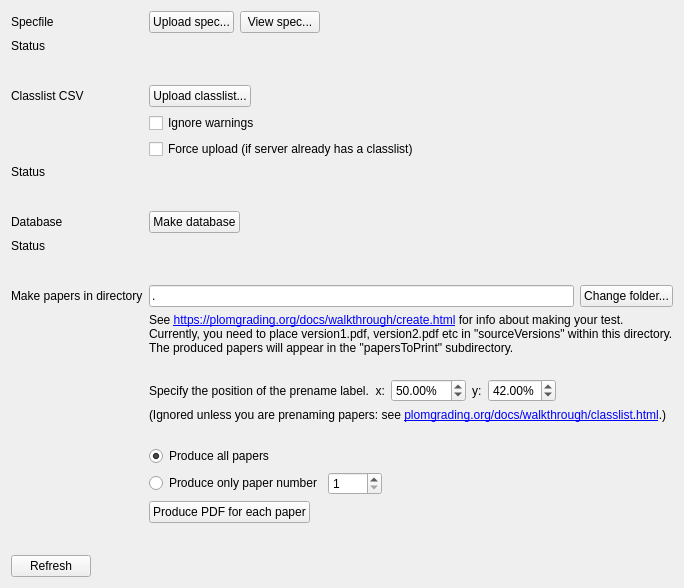
     <widget class="QWidget" name="configTab">
      <attribute name="title">
       <string>Configure server</string>
      </attribute>
      <layout class="QFormLayout" name="formLayout">
       <item row="6" column="0">
        <widget class="QLabel" name="label_19">
         <property name="text">
          <string>Status</string>
         </property>
        </widget>
       </item>
       <item row="6" column="1">
        <widget class="QLabel" name="statusSpecLabel">
         <property name="text">
          <string/>
         </property>
        </widget>
       </item>
       <item row="8" column="1">
        <spacer name="verticalSpacer_12">
         <property name="orientation">
          <enum>Qt::Orientation::Vertical</enum>
         </property>
         <property name="sizeHint" stdset="0">
          <size>
           <width>20</width>
           <height>20</height>
          </size>
         </property>
        </spacer>
       </item>
       <item row="13" column="0">
        <widget class="QLabel" name="label_21">
         <property name="text">
          <string>Status</string>
         </property>
        </widget>
       </item>
       <item row="13" column="1">
        <widget class="QLabel" name="statusClasslistLabel">
         <property name="text">
          <string/>
         </property>
        </widget>
       </item>
       <item row="16" column="1">
        <spacer name="verticalSpacer_13">
         <property name="orientation">
          <enum>Qt::Orientation::Vertical</enum>
         </property>
         <property name="sizeHint" stdset="0">
          <size>
           <width>20</width>
           <height>20</height>
          </size>
         </property>
        </spacer>
       </item>
       <item row="17" column="0">
        <widget class="QLabel" name="label_15">
         <property name="text">
          <string>Database</string>
         </property>
        </widget>
       </item>
       <item row="17" column="1">
        <widget class="QFrame" name="frame_9">
         <layout class="QHBoxLayout" name="horizontalLayout_29">
          <property name="leftMargin">
           <number>0</number>
          </property>
          <property name="topMargin">
           <number>0</number>
          </property>
          <property name="rightMargin">
           <number>0</number>
          </property>
          <property name="bottomMargin">
           <number>0</number>
          </property>
          <item>
           <widget class="QPushButton" name="makeDatabaseButton">
            <property name="text">
             <string>Make database</string>
            </property>
           </widget>
          </item>
          <item>
           <spacer name="horizontalSpacer_22">
            <property name="orientation">
             <enum>Qt::Orientation::Horizontal</enum>
            </property>
            <property name="sizeHint" stdset="0">
             <size>
              <width>40</width>
              <height>20</height>
             </size>
            </property>
           </spacer>
          </item>
         </layout>
        </widget>
       </item>
       <item row="19" column="0">
        <widget class="QLabel" name="label_18">
         <property name="text">
          <string>Status</string>
         </property>
        </widget>
       </item>
       <item row="19" column="1">
        <widget class="QLabel" name="statusDatabaseLabel">
         <property name="text">
          <string/>
         </property>
        </widget>
       </item>
       <item row="20" column="1">
        <spacer name="verticalSpacer_14">
         <property name="orientation">
          <enum>Qt::Orientation::Vertical</enum>
         </property>
         <property name="sizeHint" stdset="0">
          <size>
           <width>20</width>
           <height>20</height>
          </size>
         </property>
        </spacer>
       </item>
       <item row="22" column="0">
        <widget class="QLabel" name="label_16">
         <property name="text">
          <string>Make papers in directory</string>
         </property>
        </widget>
       </item>
       <item row="22" column="1">
        <widget class="QFrame" name="frame_5">
         <layout class="QHBoxLayout" name="horizontalLayout_10" stretch="1,0">
          <property name="leftMargin">
           <number>0</number>
          </property>
          <property name="topMargin">
           <number>0</number>
          </property>
          <property name="rightMargin">
           <number>0</number>
          </property>
          <property name="bottomMargin">
           <number>0</number>
          </property>
          <item>
           <widget class="QLineEdit" name="makePapersFolderLineEdit">
            <property name="text">
             <string>.</string>
            </property>
           </widget>
          </item>
          <item>
           <widget class="QPushButton" name="makePapersFolderButton">
            <property name="text">
             <string>Change folder...</string>
            </property>
           </widget>
          </item>
         </layout>
        </widget>
       </item>
       <item row="23" column="1">
        <widget class="QLabel" name="label_17">
         <property name="sizePolicy">
          <sizepolicy hsizetype="Preferred" vsizetype="Minimum">
           <horstretch>0</horstretch>
           <verstretch>0</verstretch>
          </sizepolicy>
         </property>
         <property name="text">
          <string>&lt;p&gt;
See &lt;a href=&quot;https://plomgrading.org/docs/walkthrough/create.html&quot;&gt;https://plomgrading.org/docs/walkthrough/create.html&lt;/a&gt; for info about making your test.&lt;br /&gt;
Currently, you need to place version1.pdf, version2.pdf etc in &quot;sourceVersions&quot; within this directory.&lt;br /&gt;
The produced papers will appear in the &quot;papersToPrint&quot; subdirectory.&lt;/p&gt;</string>
         </property>
        </widget>
       </item>
       <item row="25" column="1">
        <widget class="QFrame" name="frame_6">
         <layout class="QHBoxLayout" name="horizontalLayout_27">
          <property name="leftMargin">
           <number>0</number>
          </property>
          <property name="topMargin">
           <number>0</number>
          </property>
          <property name="rightMargin">
           <number>0</number>
          </property>
          <property name="bottomMargin">
           <number>0</number>
          </property>
          <item>
           <widget class="QLabel" name="label_20">
            <property name="text">
             <string>Specify the position of the prename label.  x:</string>
            </property>
           </widget>
          </item>
          <item>
           <widget class="QDoubleSpinBox" name="makePapersXPosSpinBox">
            <property name="suffix">
             <string>%</string>
            </property>
            <property name="maximum">
             <double>100.000000000000000</double>
            </property>
            <property name="singleStep">
             <double>0.100000000000000</double>
            </property>
            <property name="value">
             <double>50.000000000000000</double>
            </property>
           </widget>
          </item>
          <item>
           <widget class="QLabel" name="label_22">
            <property name="text">
             <string>y:</string>
            </property>
           </widget>
          </item>
          <item>
           <widget class="QDoubleSpinBox" name="makePapersYPosSpinBox">
            <property name="suffix">
             <string>%</string>
            </property>
            <property name="value">
             <double>42.000000000000000</double>
            </property>
           </widget>
          </item>
          <item>
           <spacer name="horizontalSpacer_21">
            <property name="orientation">
             <enum>Qt::Orientation::Horizontal</enum>
            </property>
            <property name="sizeHint" stdset="0">
             <size>
              <width>40</width>
              <height>20</height>
             </size>
            </property>
           </spacer>
          </item>
         </layout>
        </widget>
       </item>
       <item row="28" column="1">
        <widget class="QFrame" name="frame_7">
         <layout class="QGridLayout" name="gridLayout_5">
          <property name="leftMargin">
           <number>0</number>
          </property>
          <property name="topMargin">
           <number>0</number>
          </property>
          <property name="rightMargin">
           <number>0</number>
          </property>
          <property name="bottomMargin">
           <number>0</number>
          </property>
          <item row="2" column="1">
           <widget class="QSpinBox" name="makePapersWhichSpinBox">
            <property name="minimum">
             <number>1</number>
            </property>
            <property name="maximum">
             <number>9999</number>
            </property>
           </widget>
          </item>
          <item row="2" column="0">
           <widget class="QRadioButton" name="radioButtonProduceOne">
            <property name="text">
             <string>Produce only paper number</string>
            </property>
           </widget>
          </item>
          <item row="2" column="2">
           <spacer name="horizontalSpacer_20">
            <property name="orientation">
             <enum>Qt::Orientation::Horizontal</enum>
            </property>
            <property name="sizeHint" stdset="0">
             <size>
              <width>40</width>
              <height>20</height>
             </size>
            </property>
           </spacer>
          </item>
          <item row="1" column="0">
           <widget class="QRadioButton" name="radioButtonProduceAll">
            <property name="text">
             <string>Produce all papers</string>
            </property>
            <property name="checked">
             <bool>true</bool>
            </property>
           </widget>
          </item>
         </layout>
        </widget>
       </item>
       <item row="29" column="1">
        <widget class="QFrame" name="frame_8">
         <layout class="QHBoxLayout" name="horizontalLayout_28">
          <property name="leftMargin">
           <number>0</number>
          </property>
          <property name="topMargin">
           <number>0</number>
          </property>
          <property name="rightMargin">
           <number>0</number>
          </property>
          <property name="bottomMargin">
           <number>0</number>
          </property>
          <item>
           <widget class="QPushButton" name="makePapersButton">
            <property name="text">
             <string>Produce PDF for each paper</string>
            </property>
           </widget>
          </item>
          <item>
           <spacer name="horizontalSpacer_19">
            <property name="orientation">
             <enum>Qt::Orientation::Horizontal</enum>
            </property>
            <property name="sizeHint" stdset="0">
             <size>
              <width>40</width>
              <height>20</height>
             </size>
            </property>
           </spacer>
          </item>
         </layout>
        </widget>
       </item>
       <item row="31" column="1">
        <spacer name="verticalSpacer_15">
         <property name="orientation">
          <enum>Qt::Orientation::Vertical</enum>
         </property>
         <property name="sizeHint" stdset="0">
          <size>
           <width>20</width>
           <height>20</height>
          </size>
         </property>
        </spacer>
       </item>
       <item row="32" column="0">
        <widget class="QPushButton" name="configRefreshButton">
         <property name="text">
          <string>Refresh</string>
         </property>
        </widget>
       </item>
       <item row="9" column="1">
        <widget class="QFrame" name="frame_10">
         <layout class="QHBoxLayout" name="horizontalLayout_30">
          <property name="leftMargin">
           <number>0</number>
          </property>
          <property name="topMargin">
           <number>0</number>
          </property>
          <property name="rightMargin">
           <number>0</number>
          </property>
          <property name="bottomMargin">
           <number>0</number>
          </property>
          <item>
           <widget class="QPushButton" name="uploadClasslistButton">
            <property name="text">
             <string>Upload classlist...</string>
            </property>
           </widget>
          </item>
          <item>
           <spacer name="horizontalSpacer_23">
            <property name="orientation">
             <enum>Qt::Orientation::Horizontal</enum>
            </property>
            <property name="sizeHint" stdset="0">
             <size>
              <width>40</width>
              <height>20</height>
             </size>
            </property>
           </spacer>
          </item>
         </layout>
        </widget>
       </item>
       <item row="9" column="0">
        <widget class="QLabel" name="label_14">
         <property name="text">
          <string>Classlist CSV</string>
         </property>
        </widget>
       </item>
       <item row="4" column="1">
        <widget class="QFrame" name="frame_11">
         <layout class="QHBoxLayout" name="horizontalLayout_31">
          <property name="leftMargin">
           <number>0</number>
          </property>
          <property name="topMargin">
           <number>0</number>
          </property>
          <property name="rightMargin">
           <number>0</number>
          </property>
          <property name="bottomMargin">
           <number>0</number>
          </property>
          <item>
           <widget class="QPushButton" name="uploadSpecButton">
            <property name="text">
             <string>Upload spec...</string>
            </property>
           </widget>
          </item>
          <item>
           <widget class="QPushButton" name="viewSpecButton">
            <property name="text">
             <string>View spec...</string>
            </property>
           </widget>
          </item>
          <item>
           <spacer name="horizontalSpacer_24">
            <property name="orientation">
             <enum>Qt::Orientation::Horizontal</enum>
            </property>
            <property name="sizeHint" stdset="0">
             <size>
              <width>40</width>
              <height>20</height>
             </size>
            </property>
           </spacer>
          </item>
         </layout>
        </widget>
       </item>
       <item row="4" column="0">
        <widget class="QLabel" name="label_13">
         <property name="text">
          <string>Specfile</string>
         </property>
        </widget>
       </item>
       <item row="12" column="1">
        <widget class="QCheckBox" name="classlistForceUploadCB">
         <property name="text">
          <string>Force upload (if server already has a classlist)</string>
         </property>
        </widget>
       </item>
       <item row="11" column="1">
        <widget class="QCheckBox" name="classlistIgnoreWarningsCB">
         <property name="text">
          <string>Ignore warnings</string>
         </property>
        </widget>
       </item>
       <item row="26" column="1">
        <widget class="QLabel" name="label_28">
         <property name="text">
          <string>(Ignored unless you are prenaming papers: see &lt;a href=&quot;https://plomgrading.org/docs/walkthrough/classlist.html&quot;&gt;plomgrading.org/docs/walkthrough/classlist.html&lt;/a&gt;.)</string>
         </property>
         <property name="wordWrap">
          <bool>false</bool>
         </property>
        </widget>
       </item>
       <item row="24" column="1">
        <spacer name="verticalSpacer_19">
         <property name="orientation">
          <enum>Qt::Orientation::Vertical</enum>
         </property>
         <property name="sizeHint" stdset="0">
          <size>
           <width>20</width>
           <height>12</height>
          </size>
         </property>
        </spacer>
       </item>
       <item row="27" column="1">
        <spacer name="verticalSpacer_20">
         <property name="orientation">
          <enum>Qt::Orientation::Vertical</enum>
         </property>
         <property name="sizeHint" stdset="0">
          <size>
           <width>20</width>
           <height>12</height>
          </size>
         </property>
        </spacer>
       </item>
      </layout>
     </widget>
